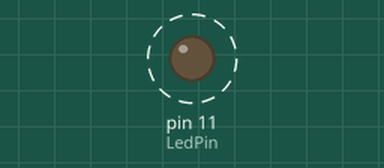
This program was run on a simulated Raspberry Pi (header pin numbers). Parts: output pins drawn as LEDs (lit = HIGH). Dashed ring = blinking. What the program prints to the terminal is not drawn.

Above: at 0.2 s.
Timing chart, 0 to 3.0 s (numbered marks = the images above):
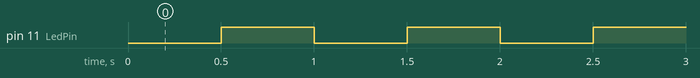

Measured:
- by itself, pin 11 (LedPin): alternates HIGH for 0.50 s and LOW for 0.50 s

The program:

05_laser.py
```python
#!/usr/bin/env python
#####################################################
#
#	DO NOT WATCH THE LASER DERECTELY IN THE EYE!
#
#####################################################
import RPi.GPIO as GPIO
import time

LedPin = 11    # pin11

def setup():
	GPIO.setmode(GPIO.BOARD)       # Numbers GPIOs by physical location
	GPIO.setup(LedPin, GPIO.OUT)   # Set LedPin's mode is output
	GPIO.output(LedPin, GPIO.HIGH) # Set LedPin high(+3.3V) to off led

def loop():
	while True:
		print '...Laser on'
		GPIO.output(LedPin, GPIO.LOW)  # led on
		time.sleep(0.5)
		print 'Laser off...'
		GPIO.output(LedPin, GPIO.HIGH) # led off
		time.sleep(0.5)

def destroy():
	GPIO.output(LedPin, GPIO.HIGH)     # led off
	GPIO.cleanup()                     # Release resource

if __name__ == '__main__':     # Program start from here
	setup()
	try:
		loop()
	except KeyboardInterrupt:  # When 'Ctrl+C' is pressed, the child program destroy() will be  executed.
		destroy()
```
